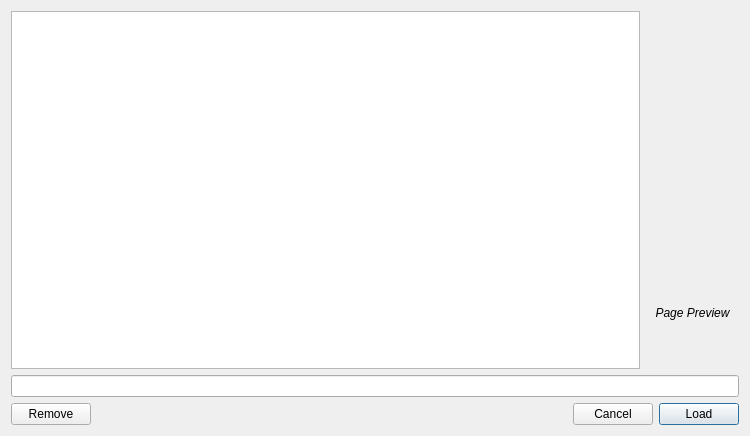
<?xml version="1.0" encoding="UTF-8"?>
<ui version="4.0">
 <class>Bookmark_Dialog</class>
 <widget class="QDialog" name="Bookmark_Dialog">
  <property name="windowModality">
   <enum>Qt::ApplicationModal</enum>
  </property>
  <property name="geometry">
   <rect>
    <x>0</x>
    <y>0</y>
    <width>750</width>
    <height>436</height>
   </rect>
  </property>
  <property name="sizePolicy">
   <sizepolicy hsizetype="Preferred" vsizetype="Preferred">
    <horstretch>0</horstretch>
    <verstretch>0</verstretch>
   </sizepolicy>
  </property>
  <property name="windowTitle">
   <string>Bookmark manager</string>
  </property>
  <property name="windowIcon">
   <iconset resource="../main_window_view.qrc">
    <normaloff>:/icons/elementary3-icon-theme/apps/48/office-database.svg</normaloff>:/icons/elementary3-icon-theme/apps/48/office-database.svg</iconset>
  </property>
  <layout class="QVBoxLayout" name="verticalLayout_3">
   <item>
    <layout class="QHBoxLayout" name="horizontalLayout">
     <item>
      <widget class="QTableView" name="bookmark_table">
       <property name="sizePolicy">
        <sizepolicy hsizetype="MinimumExpanding" vsizetype="Expanding">
         <horstretch>0</horstretch>
         <verstretch>0</verstretch>
        </sizepolicy>
       </property>
       <property name="autoFillBackground">
        <bool>false</bool>
       </property>
       <property name="frameShape">
        <enum>QFrame::StyledPanel</enum>
       </property>
       <property name="autoScroll">
        <bool>true</bool>
       </property>
       <property name="autoScrollMargin">
        <number>9</number>
       </property>
       <property name="editTriggers">
        <set>QAbstractItemView::AnyKeyPressed|QAbstractItemView::EditKeyPressed|QAbstractItemView::SelectedClicked</set>
       </property>
       <property name="tabKeyNavigation">
        <bool>true</bool>
       </property>
       <property name="showDropIndicator" stdset="0">
        <bool>false</bool>
       </property>
       <property name="dragDropOverwriteMode">
        <bool>false</bool>
       </property>
       <property name="alternatingRowColors">
        <bool>true</bool>
       </property>
       <property name="selectionMode">
        <enum>QAbstractItemView::ContiguousSelection</enum>
       </property>
       <property name="selectionBehavior">
        <enum>QAbstractItemView::SelectRows</enum>
       </property>
       <property name="showGrid">
        <bool>true</bool>
       </property>
       <property name="sortingEnabled">
        <bool>true</bool>
       </property>
       <property name="wordWrap">
        <bool>true</bool>
       </property>
      </widget>
     </item>
     <item>
      <widget class="QFrame" name="verticalFrame">
       <property name="sizePolicy">
        <sizepolicy hsizetype="Minimum" vsizetype="Minimum">
         <horstretch>0</horstretch>
         <verstretch>0</verstretch>
        </sizepolicy>
       </property>
       <property name="frameShape">
        <enum>QFrame::NoFrame</enum>
       </property>
       <property name="frameShadow">
        <enum>QFrame::Raised</enum>
       </property>
       <layout class="QVBoxLayout" name="verticalLayout">
        <item>
         <spacer name="vertical_spacer_top">
          <property name="orientation">
           <enum>Qt::Vertical</enum>
          </property>
          <property name="sizeType">
           <enum>QSizePolicy::Expanding</enum>
          </property>
          <property name="sizeHint" stdset="0">
           <size>
            <width>20</width>
            <height>40</height>
           </size>
          </property>
         </spacer>
        </item>
        <item>
         <widget class="QLabel" name="page_image_label">
          <property name="text">
           <string/>
          </property>
          <property name="pixmap">
           <pixmap>:/icons/pynocchio_icon_2.png</pixmap>
          </property>
          <property name="scaledContents">
           <bool>true</bool>
          </property>
          <property name="alignment">
           <set>Qt::AlignCenter</set>
          </property>
         </widget>
        </item>
        <item>
         <widget class="QLabel" name="page_preview_label">
          <property name="enabled">
           <bool>true</bool>
          </property>
          <property name="font">
           <font>
            <italic>true</italic>
           </font>
          </property>
          <property name="text">
           <string>Page Preview</string>
          </property>
          <property name="alignment">
           <set>Qt::AlignCenter</set>
          </property>
         </widget>
        </item>
        <item>
         <spacer name="vertical_spacer_botton">
          <property name="orientation">
           <enum>Qt::Vertical</enum>
          </property>
          <property name="sizeType">
           <enum>QSizePolicy::Fixed</enum>
          </property>
          <property name="sizeHint" stdset="0">
           <size>
            <width>20</width>
            <height>40</height>
           </size>
          </property>
         </spacer>
        </item>
       </layout>
      </widget>
     </item>
    </layout>
   </item>
   <item>
    <widget class="QLineEdit" name="line_edit_path">
     <property name="readOnly">
      <bool>true</bool>
     </property>
    </widget>
   </item>
   <item>
    <layout class="QGridLayout" name="grid_layout">
     <item row="1" column="1">
      <widget class="QPushButton" name="button_remove">
       <property name="text">
        <string>Remove</string>
       </property>
       <property name="icon">
        <iconset resource="../main_window_view.qrc">
         <normaloff>:/icons/elementary3-icon-theme/actions/48/stock_delete.svg</normaloff>:/icons/elementary3-icon-theme/actions/48/stock_delete.svg</iconset>
       </property>
      </widget>
     </item>
     <item row="1" column="2">
      <spacer name="horizontalSpacer">
       <property name="orientation">
        <enum>Qt::Horizontal</enum>
       </property>
       <property name="sizeHint" stdset="0">
        <size>
         <width>40</width>
         <height>20</height>
        </size>
       </property>
      </spacer>
     </item>
     <item row="1" column="3">
      <widget class="QPushButton" name="button_cancel">
       <property name="text">
        <string>Cancel</string>
       </property>
       <property name="icon">
        <iconset resource="../main_window_view.qrc">
         <normaloff>:/icons/elementary3-icon-theme/actions/48/dialog-cancel.svg</normaloff>:/icons/elementary3-icon-theme/actions/48/dialog-cancel.svg</iconset>
       </property>
      </widget>
     </item>
     <item row="1" column="4">
      <widget class="QPushButton" name="button_load">
       <property name="text">
        <string>Load</string>
       </property>
       <property name="icon">
        <iconset resource="../main_window_view.qrc">
         <normaloff>:/icons/elementary3-icon-theme/actions/48/dialog-apply.svg</normaloff>:/icons/elementary3-icon-theme/actions/48/dialog-apply.svg</iconset>
       </property>
       <property name="default">
        <bool>true</bool>
       </property>
      </widget>
     </item>
    </layout>
   </item>
  </layout>
  <zorder></zorder>
  <zorder>line_edit_path</zorder>
 </widget>
 <resources>
  <include location="../main_window_view.qrc"/>
  <include location="../main_window_view.qrc"/>
  <include location="../main_window_view.qrc"/>
  <include location="../main_window_view.qrc"/>
  <include location="../main_window_view.qrc"/>
 </resources>
 <connections>
  <connection>
   <sender>button_cancel</sender>
   <signal>clicked()</signal>
   <receiver>Bookmark_Dialog</receiver>
   <slot>close()</slot>
   <hints>
    <hint type="sourcelabel">
     <x>515</x>
     <y>317</y>
    </hint>
    <hint type="destinationlabel">
     <x>380</x>
     <y>164</y>
    </hint>
   </hints>
  </connection>
 </connections>
</ui>
